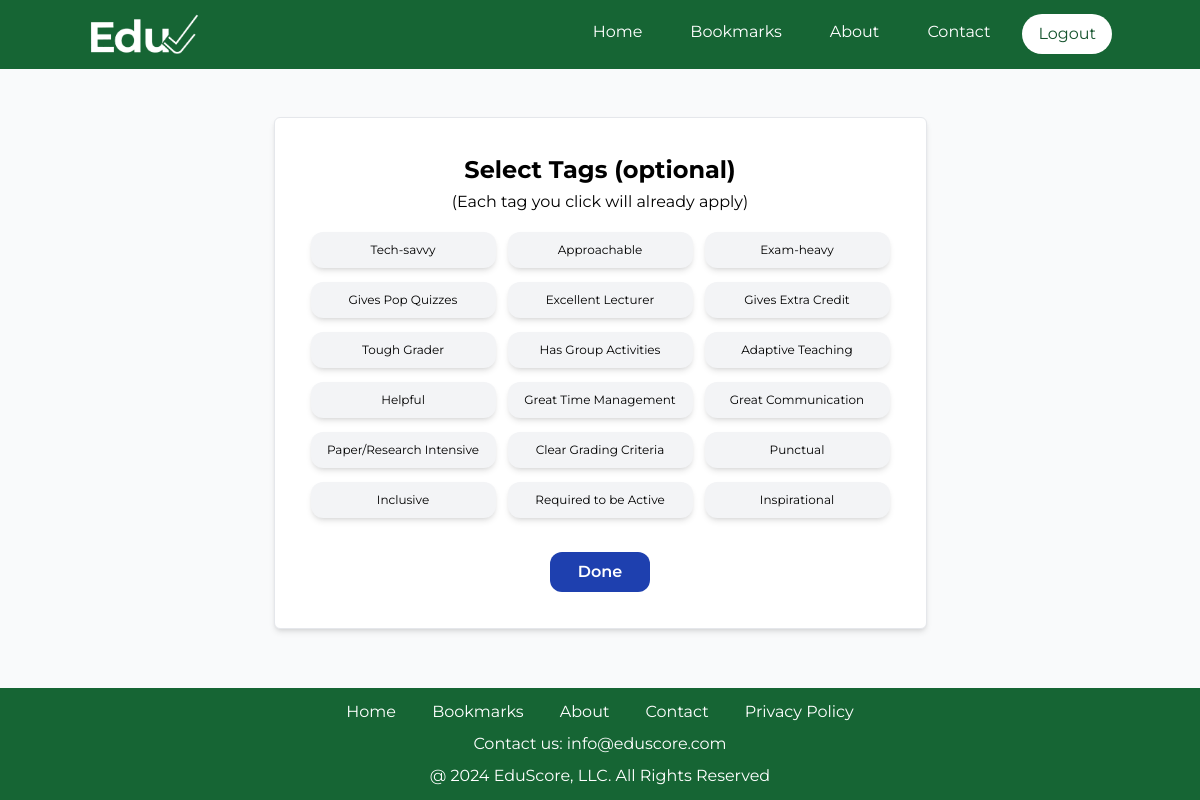
Page /eval_tag/19 (signed in) on the committed database.
### EvalSys/models.py (models this page shows, shortened)
class TagTB(models.Model):
    TagName = models.CharField(max_length=100, null=False, blank=False)
    isHidden = models.BooleanField(null=False, blank=False)

### EvalSys/views.py (the view)
# urls.py: path('eval_tag/<EvalID>', views.EvaluateTags, name='EvalTag'),
@login_required(login_url='UserLogin')
def EvaluateTags(request, EvalID):
    user = request.user
    EvalRec = EvaluationTB.objects.get(pk=EvalID)
    if user.id == EvalRec.UserID.id:
        hasEval = Evaluation_TagTB.objects.filter(EvaluationID=EvalID)
        noEval = TagTB.objects.filter(isHidden=False).exclude(id__in=Subquery(hasEval.values('TagID_id')))
        if request.method == "POST":
            form = EvalTagForm(request.POST)
            EvalID = request.POST['EvaluationID']
            TagID = request.POST['TagID']
            try:
                RecDel = Evaluation_TagTB.objects.get(EvaluationID=EvalID, TagID=TagID)
                RecDel.delete()
                return redirect('EvalTag', EvalID)
            except:
                pass
            if form.is_valid():
                form.save()
                return redirect('EvalTag', EvalID)
            else:
                return render(request, 'eval_tags.html',
                              {'hasEval': hasEval, 'noEval': noEval, 'EvalID': EvalID,
                               'TeacherID': EvalRec.TeacherID.id, 'forms': form})
        else:
            return render(request, 'eval_tags.html',
                          {'hasEval': hasEval, 'noEval': noEval, 'EvalID': EvalID, 'TeacherID': EvalRec.TeacherID.id})
    else:
        return redirect('SearchProf')

### templates/eval_tags.html (shortened to what this page needs)
{% extends 'temp_2.html' %}
{% block content %}
	<div class="flex justify-center mt-12 mb-12">
        <div class="p-9 bg-white rounded-md border shadow-md">
            <div class="flex justify-center">
                <h1 class="text-2xl font-bold mb-1">Select Tags (optional)</h1>
            </div>
            <p class="flex justify-center mb-4">(Each tag you click will already apply)</p>
            <div class="grid grid-cols-3 gap-3">
                {% for tag in noEval %}
                    <form action="{% url 'EvalTag' EvalID %}" method="POST" class="space-y-0.5">
                        <div class="flex justify-center">
                            <button class="buttonTags px-1 py-2.5 rounded-xl w-[185px] whitespace-nowrap" type="submit">{{ tag.TagName }}</button>
                        </div>
                    </form>
                {% endfor %}
            </div>
            <div class="flex justify-center pt-8">
                <a href="#" class="buttonBlue text-white px-7 py-2 mt-0.5 mx-2 rounded-xl" id="submitButton">Done</a>
            </div>
        </div>
    </div>
{% endblock %}

### rows in the picture
TagTB: TagName "Tech-savvy"
TagTB: TagName "Approachable"
TagTB: TagName "Exam-heavy"
TagTB: TagName "Gives Pop Quizzes"
TagTB: TagName "Excellent Lecturer"
TagTB: TagName "Gives Extra Credit"
TagTB: TagName "Tough Grader"
TagTB: TagName "Has Group Activities"
TagTB: TagName "Adaptive Teaching"
TagTB: TagName "Helpful"
TagTB: TagName "Great Time Management"
TagTB: TagName "Great Communication"
TagTB: TagName "Paper/Research Intensive"
TagTB: TagName "Clear Grading Criteria"
TagTB: TagName "Punctual"
TagTB: TagName "Inclusive"
TagTB: TagName "Required to be Active"
TagTB: TagName "Inspirational"
